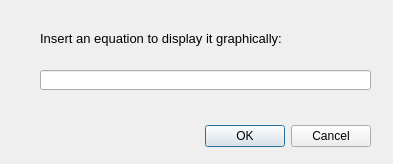
<?xml version="1.0" encoding="UTF-8"?>
<ui version="4.0">
 <class>InputEquationWindow</class>
 <widget class="QDialog" name="InputEquationWindow">
  <property name="geometry">
   <rect>
    <x>0</x>
    <y>0</y>
    <width>393</width>
    <height>164</height>
   </rect>
  </property>
  <property name="windowTitle">
   <string>Dialog</string>
  </property>
  <widget class="QDialogButtonBox" name="buttonBox">
   <property name="geometry">
    <rect>
     <x>30</x>
     <y>120</y>
     <width>341</width>
     <height>32</height>
    </rect>
   </property>
   <property name="orientation">
    <enum>Qt::Horizontal</enum>
   </property>
   <property name="standardButtons">
    <set>QDialogButtonBox::Cancel|QDialogButtonBox::Ok</set>
   </property>
  </widget>
  <widget class="QLabel" name="label">
   <property name="geometry">
    <rect>
     <x>40</x>
     <y>30</y>
     <width>261</width>
     <height>16</height>
    </rect>
   </property>
   <property name="font">
    <font>
     <pointsize>10</pointsize>
    </font>
   </property>
   <property name="text">
    <string>Insert an equation to display it graphically:</string>
   </property>
  </widget>
  <widget class="QLineEdit" name="lineEdit">
   <property name="geometry">
    <rect>
     <x>40</x>
     <y>70</y>
     <width>331</width>
     <height>20</height>
    </rect>
   </property>
  </widget>
 </widget>
 <resources/>
 <connections>
  <connection>
   <sender>buttonBox</sender>
   <signal>accepted()</signal>
   <receiver>InputEquationWindow</receiver>
   <slot>accept()</slot>
   <hints>
    <hint type="sourcelabel">
     <x>248</x>
     <y>254</y>
    </hint>
    <hint type="destinationlabel">
     <x>157</x>
     <y>274</y>
    </hint>
   </hints>
  </connection>
  <connection>
   <sender>buttonBox</sender>
   <signal>rejected()</signal>
   <receiver>InputEquationWindow</receiver>
   <slot>reject()</slot>
   <hints>
    <hint type="sourcelabel">
     <x>316</x>
     <y>260</y>
    </hint>
    <hint type="destinationlabel">
     <x>286</x>
     <y>274</y>
    </hint>
   </hints>
  </connection>
 </connections>
</ui>
